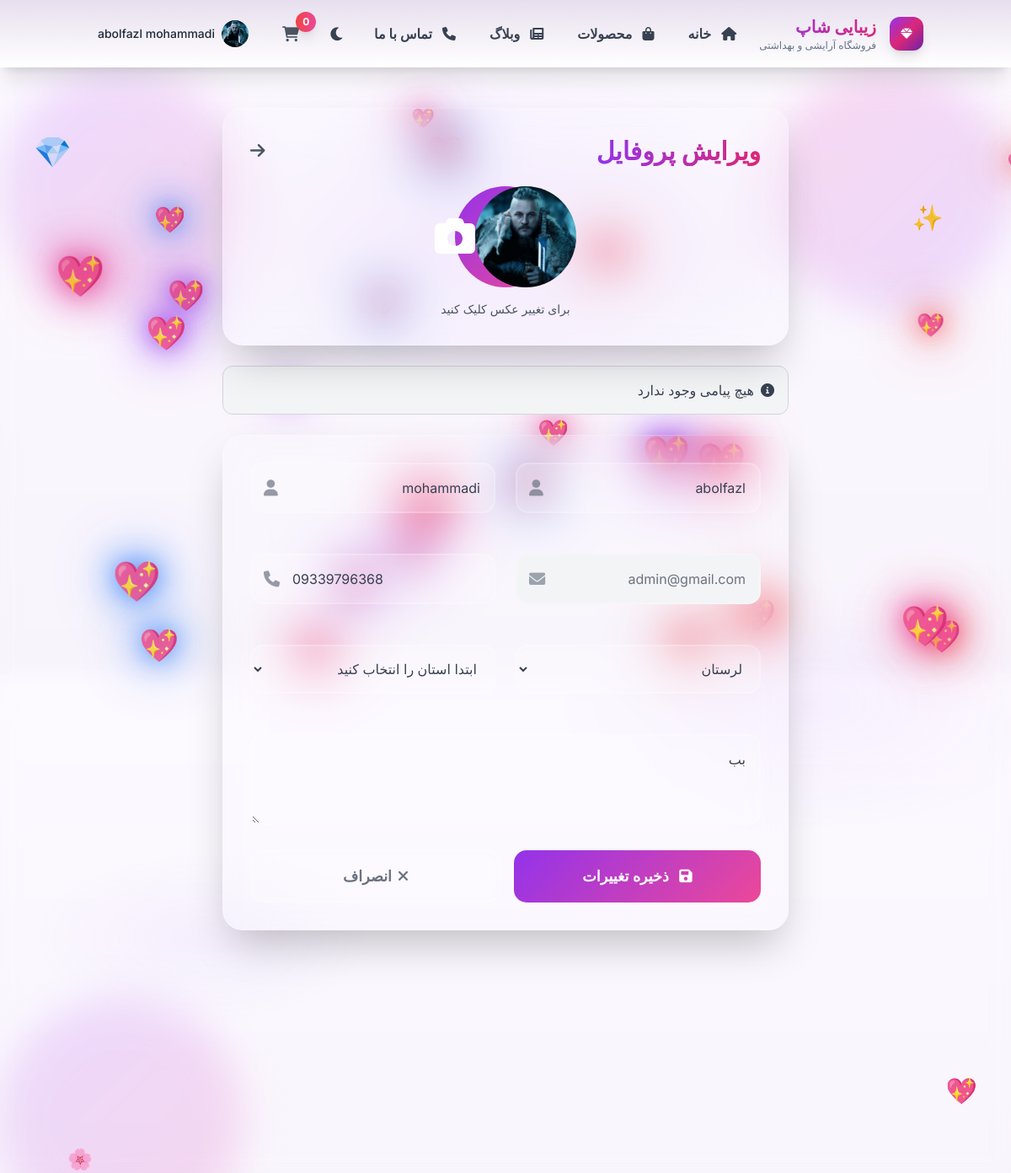
The app's page /accounts/edit-profile/ (signed in) with its own data.
### core/models.py (models this page shows, shortened)
class User(AbstractUser):
    email = models.EmailField(unique=True, verbose_name='ایمیل')
    phone = models.CharField(max_length=11, unique=True, verbose_name='شماره موبایل')
    first_name = models.CharField(max_length=100, verbose_name='نام')
    last_name = models.CharField(max_length=100, verbose_name='نام خانوادگی')
    profile_image = models.ImageField(
        upload_to=user_profile_image_path, blank=True, null=True, verbose_name='عکس پروفایل'
    )
    province = models.ForeignKey(Province, on_delete=models.SET_NULL, null=True, blank=True, verbose_name='استان')
    city = models.ForeignKey(City, on_delete=models.SET_NULL, null=True, blank=True, verbose_name='شهر')
    address = models.CharField(max_length=300, blank=True, null=True, verbose_name='آدرس دقیق')
    updated_at = models.DateTimeField(auto_now=True, verbose_name='تاریخ بروزرسانی')
    USERNAME_FIELD = 'email'
    REQUIRED_FIELDS = ['username']
    class Meta:
        verbose_name = 'کاربر'
        verbose_name_plural = 'کاربران'

class Province(models.Model):
    name = models.CharField(verbose_name=_("اسم استان"), unique=True, max_length=511)

### core/views.py (the view, shortened to what this page needs)
# urls.py: path('edit-profile/', views.edit_profile, name='edit_profile'),
@login_required
def edit_profile(request):
    user = request.user
    provinces = Province.objects.all()
    cities = []
    if user.province:
        cities = City.objects.filter(province=user.province).values('id', 'name')
    return render(request, 'core/edit_profile.html', {
        'user': user,
        'provinces': provinces,
        'cities': list(cities)
    })

### core/templates/core/edit_profile.html (shortened to what this page needs)
{% extends 'base.html' %}
{% load static %}
{% block content %}
<div class="min-h-screen py-12 px-4 sm:px-6 lg:px-8 relative overflow-hidden">
    <div class="absolute inset-0 overflow-hidden">
        <div class="absolute top-20 left-10 animate-bounce">
            <div class="text-purple-300 text-4xl">💎</div>
        </div>
        <div class="absolute top-40 right-20 animate-bounce" style="animation-delay: 1s;">
            <div class="text-pink-300 text-3xl">✨</div>
        </div>
        <div class="absolute bottom-20 left-20 animate-bounce" style="animation-delay: 2s;">
            <div class="text-purple-200 text-2xl">🌸</div>
        </div>
        <div class="absolute bottom-40 right-10 animate-bounce" style="animation-delay: 3s;">
            <div class="text-pink-200 text-3xl">💖</div>
        </div>
        <div class="absolute top-0 left-0 w-72 h-72 bg-gradient-to-br from-purple-200 to-pink-200 rounded-full mix-blend-multiply filter blur-xl opacity-70 animate-blob"></div>
        <div class="absolute top-0 right-0 w-72 h-72 bg-gradient-to-br from-pink-200 to-purple-200 rounded-full mix-blend-multiply filter blur-xl opacity-70 animate-blob" style="animation-delay: 2s;"></div>
        <div class="absolute bottom-0 left-0 w-72 h-72 bg-gradient-to-br from-purple-200 to-pink-200 rounded-full mix-blend-multiply filter blur-xl opacity-70 animate-blob" style="animation-delay: 4s;"></div>
    </div>
    <div class="max-w-2xl mx-auto relative z-10">
        <div class="bg-white/10 backdrop-blur-xl border border-white/20 rounded-3xl shadow-2xl p-8 mb-6">
            <div class="flex items-center justify-between mb-6">
                <h1 class="text-3xl font-bold bg-gradient-to-r from-purple-600 to-pink-600 bg-clip-text text-transparent">ویرایش پروفایل</h1>
                <a href="{% url 'core:profile' %}" class="text-gray-600 dark:text-gray-400 hover:text-purple-600 dark:hover:text-purple-400 transition-colors">
                    <i class="fas fa-arrow-right text-xl"></i>
                </a>
            </div>
            <div class="text-center">
                <div class="profile-avatar mx-auto mb-4" onclick="document.getElementById('profile_image').click()">
                    {% if user.profile_image %}
                        <img src="{{ user.profile_image.url }}" alt="پروفایل" class="w-full h-full rounded-full object-cover">
                    {% else %}
                        <span id="profileInitials">{{ user.get_full_name|default:user.email|slice:":2"|upper }}</span>
                    {% endif %}
                    <div class="edit-icon">
                        <i class="fas fa-camera"></i>
                    </div>
                </div>
                <p class="text-sm text-gray-600 dark:text-gray-400">برای تغییر عکس کلیک کنید</p>
            </div>
        </div>
        {% if messages %}
            <div class="mb-6">
                <div class="p-4 rounded-xl bg-blue-100 border border-blue-300 text-blue-700">
                    <div class="flex items-center">
                        <i class="fas fa-info-circle ml-2"></i>
                        تعداد پیام‌ها: {{ messages|length }}
                    </div>
                </div>
                {% for message in messages %}
                    <div class="p-4 rounded-xl {% if message.tags == 'error' %}bg-red-100 border border-red-300 text-red-700{% elif message.tags == 'warning' %}bg-yellow-100 border border-yellow-300 text-yellow-700{% else %}bg-green-100 border border-green-300 text-green-700{% endif %}">
                        <div class="flex items-center">
                            {% if message.tags == 'error' %}
                                <i class="fas fa-exclamation-circle ml-2"></i>
                            {% elif message.tags == 'warning' %}
                                <i class="fas fa-exclamation-triangle ml-2"></i>
                            {% else %}
                                <i class="fas fa-check-circle ml-2"></i>
                            {% endif %}
                            {{ message }} ({{ message.tags }})
                        </div>
                    </div>
                {% endfor %}
            </div>
        {% else %}
            <div class="mb-6">
                <div class="p-4 rounded-xl bg-gray-100 border border-gray-300 text-gray-700">
                    <div class="flex items-center">
                        <i class="fas fa-info-circle ml-2"></i>
                        هیچ پیامی وجود ندارد
                    </div>
                </div>
            </div>
        {% endif %}
        <div class="bg-white/10 backdrop-blur-xl border border-white/20 rounded-3xl shadow-2xl p-8">
            <form method="post" enctype="multipart/form-data">
                <div class="grid md:grid-cols-2 gap-6 mb-6">
                    <div class="input-group">
                        <input type="text" name="first_name" class="input-field" placeholder="نام" value="{{ user.first_name|default:'' }}" required>
                        <i class="fas fa-user input-icon"></i>
                    </div>
                    <div class="input-group">
                        <input type="text" name="last_name" class="input-field" placeholder="نام خانوادگی" value="{{ user.last_name|default:'' }}" required>
                        <i class="fas fa-user input-icon"></i>
                    </div>
                    <div class="input-group">
                        <input type="email" name="email" class="input-field" placeholder="ایمیل" value="{{ user.email }}" readonly style="background-color: #f3f4f6; color: #6b7280; cursor: not-allowed;">
                        <i class="fas fa-envelope input-icon" style="color: #9ca3af;"></i>
                    </div>
                    <div class="input-group">
                        <input type="tel" name="phone" class="input-field" placeholder="شماره موبایل" value="{{ user.phone|default:'' }}" required>
                        <i class="fas fa-phone input-icon"></i>
                    </div>
                    <div class="input-group">
                        <select class="input-field" id="provinceSelect" name="province" onchange="loadCities(false)" required>
                            {% for province in provinces %}
                                <option value="{{ province.id }}" {% if user.province.id == province.id %}selected{% endif %}>{{ province.name }}</option>
                            {% endfor %}
                        </select>
                    </div>
                    <div class="input-group">
                        <select class="input-field" id="citySelect" name="city" required>
                            <option value="">ابتدا استان را انتخاب کنید</option>
                        </select>
                    </div>
                </div>
                <div class="input-group mb-6">
                    <textarea name="address" class="input-field" placeholder="آدرس دقیق" rows="3" required>{{ user.address|default:'' }}</textarea>
                </div>
                <div class="flex gap-4">
                    <button type="submit" class="btn-primary flex-1">
                        <i class="fas fa-save ml-2"></i>
                        ذخیره تغییرات
                    </button>
                    <a href="{% url 'core:profile' %}" class="btn-secondary flex-1 text-center">
                        <i class="fas fa-times ml-2"></i>
                        انصراف
                    </a>
                </div>
            </form>
        </div>
    </div>
</div>
{% endblock %}

### templates/base.html (shortened to what this page needs)
{% load static %}
{% load date_filters %}
<!DOCTYPE html>
<html lang="fa" dir="rtl">
<head>
    <script src="https://cdn.tailwindcss.com"></script>
    <link rel="stylesheet" href="https://cdnjs.cloudflare.com/ajax/libs/font-awesome/6.0.0/css/all.min.css">
    <link rel="stylesheet" href="https://cdn.jsdelivr.net/npm/bootstrap-icons@1.12.1/font/bootstrap-icons.min.css" />
    <link rel="stylesheet" href="{% static 'css/main.css' %}" />
    <link rel="stylesheet" href="{% static 'css/home.css' %}" />
    <script src="https://cdn.tailwindcss.com"></script>
</head>
<body class="theme-bg-secondary">
    <div class="hearts-background" id="hearts-bg"></div>
    <header class="theme-bg shadow-xl sticky top-0 z-40 backdrop-blur-md bg-white/95 dark:bg-gray-900/95">
        <div class="container mx-auto px-4">
            <div class="flex items-center justify-between py-3">
                <div class="flex items-center gap-4">
                    <div class="w-10 h-10 bg-gradient-to-br from-purple-600 via-pink-600 to-purple-800 rounded-xl flex items-center justify-center shadow-lg transform hover:scale-105 transition-transform">
                        <i class="fas fa-gem text-white text-sm"></i>
                    </div>
                    <div>
                        <h1 class="text-xl font-bold bg-gradient-to-r from-purple-600 to-pink-600 bg-clip-text text-transparent">زیبایی شاپ</h1>
                        <p class="text-xs theme-text-secondary font-medium">فروشگاه آرایشی و بهداشتی</p>
                    </div>
                </div>
                <nav class="desktop-nav hidden lg:flex items-center gap-2">
                    <a href="{% url 'home' %}" class="nav-link px-4 py-2 rounded-lg font-semibold hover:bg-purple-50 dark:hover:bg-purple-900/20 hover:text-purple-600 transition-all duration-300 relative group text-gray-700 dark:text-gray-300">
                        <i class="fas fa-home ml-2 text-gray-700 dark:text-gray-300"></i>
                        خانه
                    </a>
                    <a href="{% url 'shop:product_list' %}" class="nav-link px-4 py-2 rounded-lg font-semibold hover:bg-purple-50 dark:hover:bg-purple-900/20 hover:text-purple-600 transition-all duration-300 relative group text-gray-700 dark:text-gray-300">
                        <i class="fas fa-shopping-bag ml-2 text-gray-700 dark:text-gray-300"></i>
                        محصولات
                    </a>
                    <a href="{% url 'blog:blog_home' %}" class="nav-link px-4 py-2 rounded-lg font-semibold hover:bg-purple-50 dark:hover:bg-purple-900/20 hover:text-purple-600 transition-all duration-300 relative group text-gray-700 dark:text-gray-300">
                        <i class="fas fa-newspaper ml-2 text-gray-700 dark:text-gray-300"></i>
                        وبلاگ
                    </a>
                    <a href="#" class="nav-link px-4 py-2 rounded-lg font-semibold hover:bg-purple-50 dark:hover:bg-purple-900/20 hover:text-purple-600 transition-all duration-300 relative group text-gray-700 dark:text-gray-300">
                        <i class="fas fa-phone ml-2 text-gray-700 dark:text-gray-300"></i>
                        تماس با ما
                    </a>
                </nav>
                <div class="flex items-center gap-3">
                    <button onclick="toggleTheme()" class="p-2 text-gray-700 dark:text-gray-200 hover:text-purple-600 transition-colors">
                        <i id="theme-icon" class="fas fa-moon text-lg"></i>
                    </button>
                    <a href="{% url 'shop:cart' %}" class="nav-link px-4 py-2 rounded-lg font-semibold hover:bg-purple-50 dark:hover:bg-purple-900/20 hover:text-purple-600 transition-all duration-300 relative group text-gray-700 dark:text-gray-300">
                        <i class="fas fa-shopping-cart text-lg text-gray-600 dark:text-gray-200"></i>
                        <span id="cart-count" class="absolute -top-1 -right-1 bg-gradient-to-r from-red-500 to-pink-500 text-white text-xs rounded-full w-6 h-6 flex items-center justify-center font-bold shadow-lg animate-pulse">0</span>
                    </a>
                 {% if user.is_authenticated %}
                     <a href="{% url 'core:profile' %}" class="hidden lg:flex items-center gap-2 p-3 rounded-xl hover:bg-gray-100 dark:hover:bg-gray-700 transition-all duration-300 transform hover:scale-105">
                         {% if user.profile_image %}
                             <img src="{{ user.profile_image.url }}" alt="پروفایل" class="w-8 h-8 rounded-full object-cover">
                         {% else %}
                             <div class="w-8 h-8 bg-gradient-to-br from-purple-600 to-pink-600 rounded-full flex items-center justify-center">
                                 <i class="fas fa-user text-white text-sm"></i>
                             </div>
                         {% endif %}
                         <span class="text-sm font-medium text-gray-800 dark:text-gray-200 hidden md:block">{{ user.get_full_name|default:user.email }}</span>
                     </a>
                 {% endif %}
                </div>
            </div>
        </div>
    </header>
    {% block content %}
    {% endblock %}
</body>
</html>

### records on screen
User: profile_image (placeholder picture), get_full_name "abolfazl mohammadi", first_name "abolfazl", last_name "mohammadi", email "admin@gmail.com", phone "09339796368", province "لرستان", address "بب"
